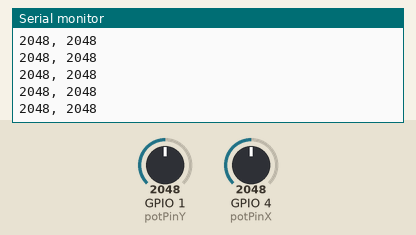
A sketch run on a simulated ESP32. Shown: the last lines printed to the serial monitor. Inputs (shaded band) come from the test bench; at power-on: GPIO 1 (potPinY) = 2048, GPIO 4 (potPinX) = 2048. WiFi joins after 1.5 s; servers stay silent unless stated.

Above: at 2.7 s.
2.8 s: GPIO 1 (potPinY) set to 2866
At 3.4 s:
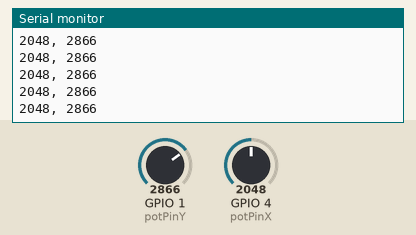
4.3 s: GPIO 4 (potPinX) set to 2866
At 4.8 s:
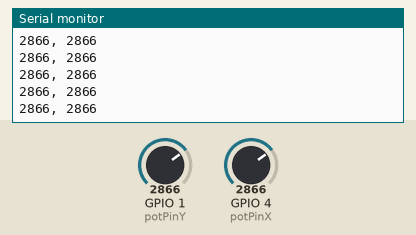
5.8 s: GPIO 1 (potPinY) set to 3603
At 6.3 s:
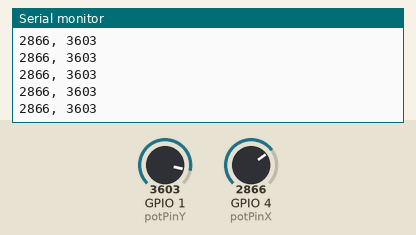
7.3 s: GPIO 4 (potPinX) set to 3603
At 7.8 s:
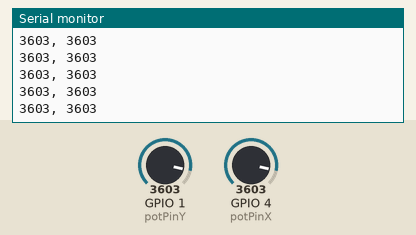
Timing chart, 0 to 9.8 s (numbered marks = the images above; inputs shaded):
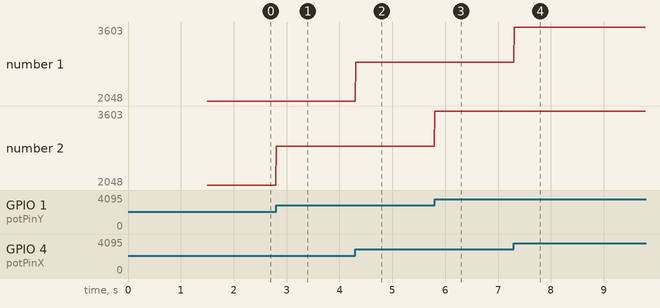

The sketch:

AP_Sender.ino
```cpp
/*
 * sends text udp packet to TargetIP
 *  using station mode (needs router) and static IP
 */
#include <WiFi.h>
#include <WiFiUdp.h>

const int potPinX = 4;     // Potentiometer
const int potPinY = 1;     // Potentiometer


const char* ssid = "ESP32-Controller"; // Must match AP's SSID
const char* password = "esp32pass";    // Must match AP's password

WiFiUDP UDPServer;

// IP of the receiver ESP32 (AP)
IPAddress target(192, 168, 4, 1);

uint8_t udpBuffer[100];

void fncUdpSend(short int i) // send 2 byte int i
{
  udpBuffer[0] = i & 0xff; // send 1st (LSB) byte of i
  udpBuffer[1] = i>>8; // send 2nd (MSB) byte of i
  UDPServer.beginPacket(target, 2808);
  UDPServer.write(udpBuffer, 2); // send 2 bytes in udpBuffer
  UDPServer.endPacket();
}


void setup() {
  Serial.begin(115200);


  WiFi.begin(ssid, password);

  UDPServer.begin(2808);  // 2808 arbitrary UDP port#
  while (WiFi.status() != WL_CONNECTED) {
    delay(500);    Serial.print(".");
  }
}

void loop() {
  fncUdpSend((uint16_t) analogRead(potPinX));
  Serial.print(analogRead(potPinX));
  Serial.print(", ");
  fncUdpSend(((uint16_t) analogRead(potPinY)) + 32768);
  Serial.println(analogRead(potPinY));
  delay(10);
}
```

Measured:
- after the input at 2.8 s, the serial monitor: prints a new line at once (image 1)
- after the input at 4.3 s, the serial monitor: prints a new line at once (image 2)
- after the input at 5.8 s, the serial monitor: prints a new line at once (image 3)
- after the input at 7.3 s, the serial monitor: prints a new line at once (image 4)
- plotted number 2: 2048 → 2866 after the input at 2.8 s, 2866 → 3603 after the input at 5.8 s
